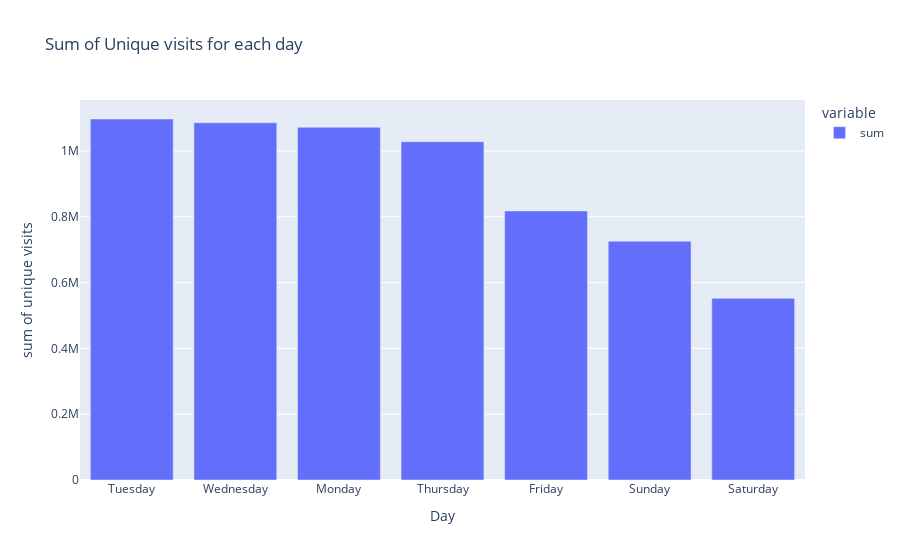

Notebook code cell kept with this figure:
### Code cell
day_imp=df.groupby(['Day'])['unique_visits'].agg(['sum']).sort_values(by='sum',ascending=False)
px.bar(day_imp,labels={'value':'sum of unique visits'},title='Sum of Unique visits for each day')

### Figure 1 — Plotly figure (JSON) as saved in the notebook; plotly's stock layout.template omitted (floating-point values rounded to 4 significant figures)
{"data": [{"alignmentgroup": "True", "hovertemplate": "variable=sum<br>Day=%{x}<br>sum of unique visits=%{y}<extra></extra>", "legendgroup": "sum", "marker": {"color": "#636efa", "pattern": {"shape": ""}}, "name": "sum", "offsetgroup": "sum", "orientation": "v", "showlegend": true, "textposition": "auto", "type": "bar", "x": ["Tuesday", "Wednesday", "Monday", "Thursday", "Friday", "Sunday", "Saturday"], "xaxis": "x", "y": [1097181, 1085624, 1072112, 1028214, 817852, 725794, 552105], "yaxis": "y"}], "layout": {"barmode": "relative", "legend": {"title": {"text": "variable"}, "tracegroupgap": 0}, "title": {"text": "Sum of Unique visits for each day"}, "xaxis": {"anchor": "y", "domain": [0, 1], "title": {"text": "Day"}}, "yaxis": {"anchor": "x", "domain": [0, 1], "title": {"text": "sum of unique visits"}}}}
